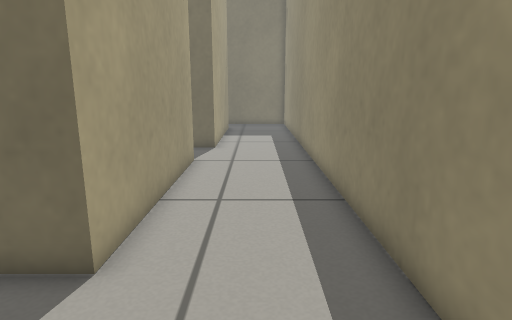
View 1 (above)

15 first-person views from a walk through a robot-simulator world made for Gazebo. The camera is 0.58 m above the floor, tilts 12° down and sees 75° across. The floor is counted in squares, 0.2 m on a side. Each view is taken from the middle of a square. On the plan, view 1 faces up. The plan holds only what a view shows up to about 20 squares ahead; the rest is blank.

View 2
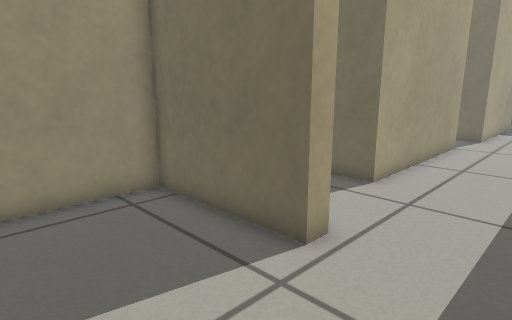

View 3
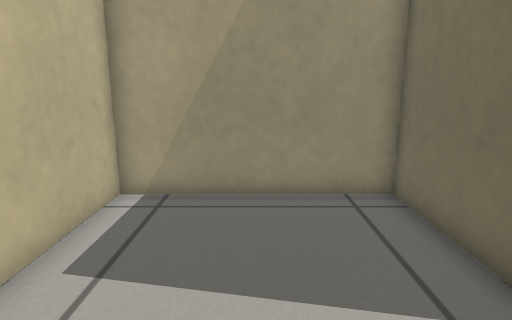

View 4
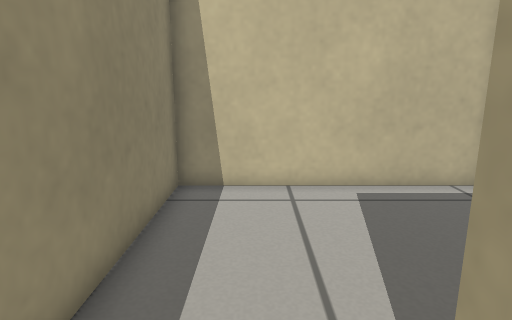

View 5
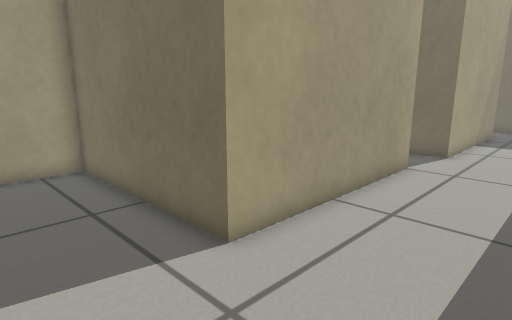

View 6
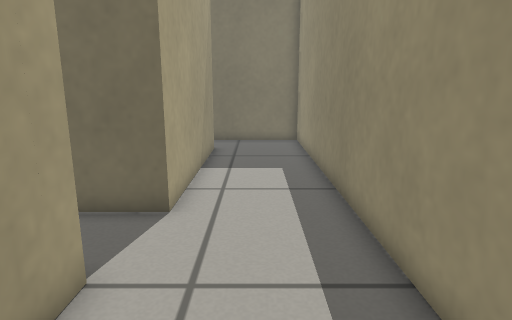

View 7
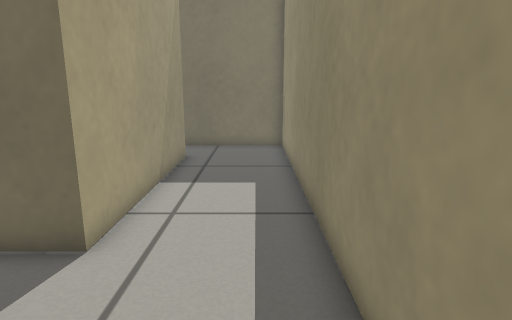

View 8
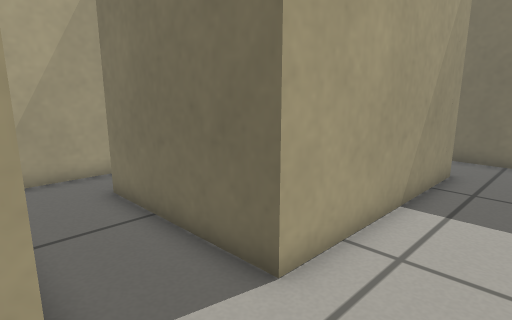

View 9
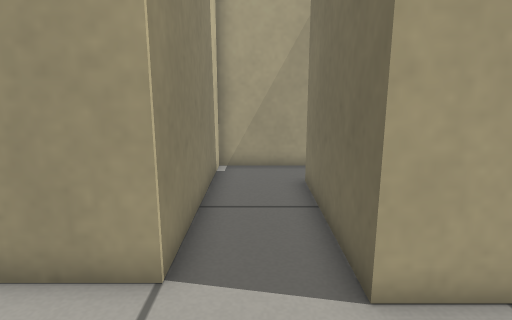

View 10
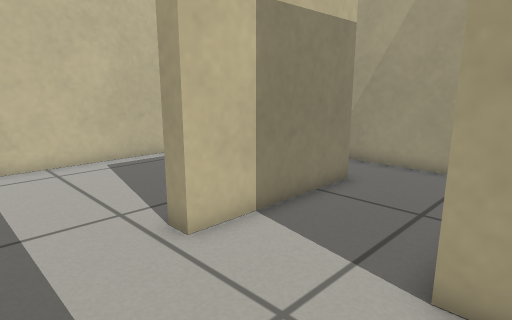

View 11
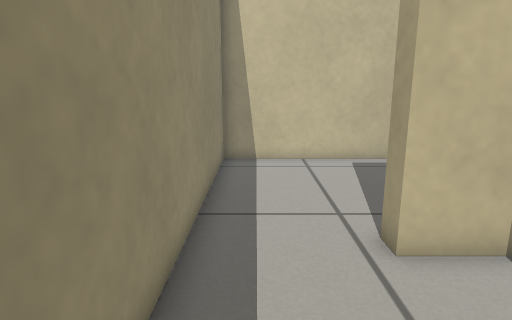

View 12
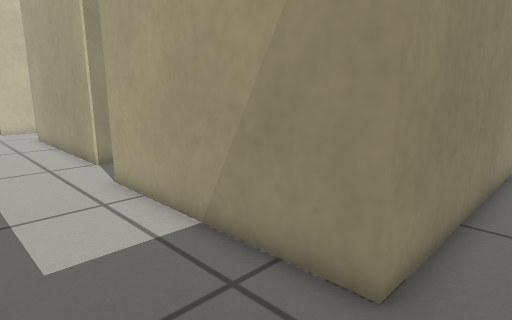

View 13
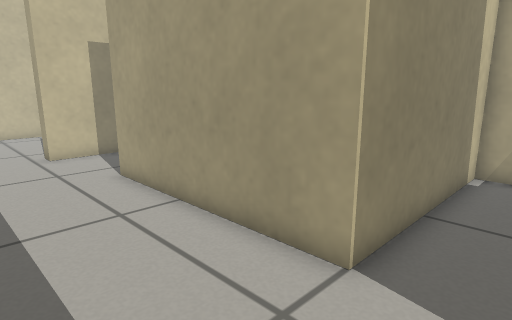

View 14
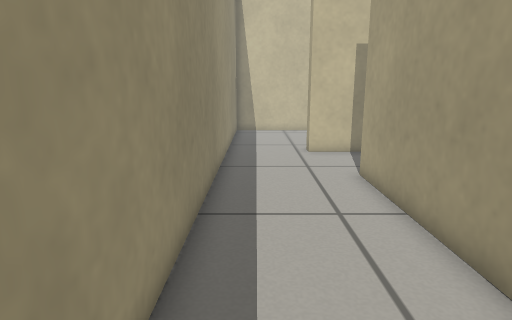

View 15
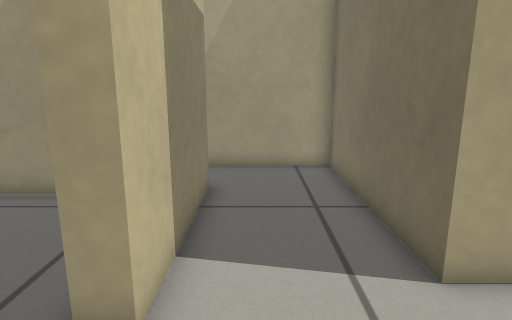

### Floor plan
Points are (right, up) in squares from view 1. A wall is a line through its corners. A room is listed if a view was taken in it or the views show most of it. See-through windows are left out.
Room 1 (views 1, 2, 3)
walls: (-1.5, 0.6) (-1.5, -0.2) (-7, -0.2) (-7, -7.8) (2.4, -7.8) (2.4, 0.5)
ways out: opening at (0.5, 0) to room 2
Room 2 (views 4, 5, 6, 7, 8, 9, 10, 11, 12, 13, 14, 15)
walls: (-10.6, 17.5) (-10.6, 13.6) (-2.6, 13.6) (-2.6, 4.8) (-10.6, 4.8) (-10.6, -1.1); (-7.7, 0.6) (-1.5, 0.6); (-12, 25.3) (-2.1, 25.3) (-2.1, 16.6) (-8.4, 16.6); (2.4, 0.5) (2.4, 28.2) (-2.9, 28.2)
ways out: opening at (0.5, 0) to room 1

Positions as (right, up) in squares from view 1, and headings:
1: (0, 0), facing up
2: (2, -5), facing up-left
3: (2, -4), facing left
4: (0, 2), facing down
5: (2, 1), facing up-left
6: (0, 9), facing up
7: (1, 11), facing up
8: (1, 13), facing up-left
9: (2, 15), facing left
10: (2, 6), facing down-left
11: (1, 6), facing down
12: (2, 27), facing down-left
13: (2, 16), facing down-left
14: (1, 16), facing down
15: (2, 2), facing left
